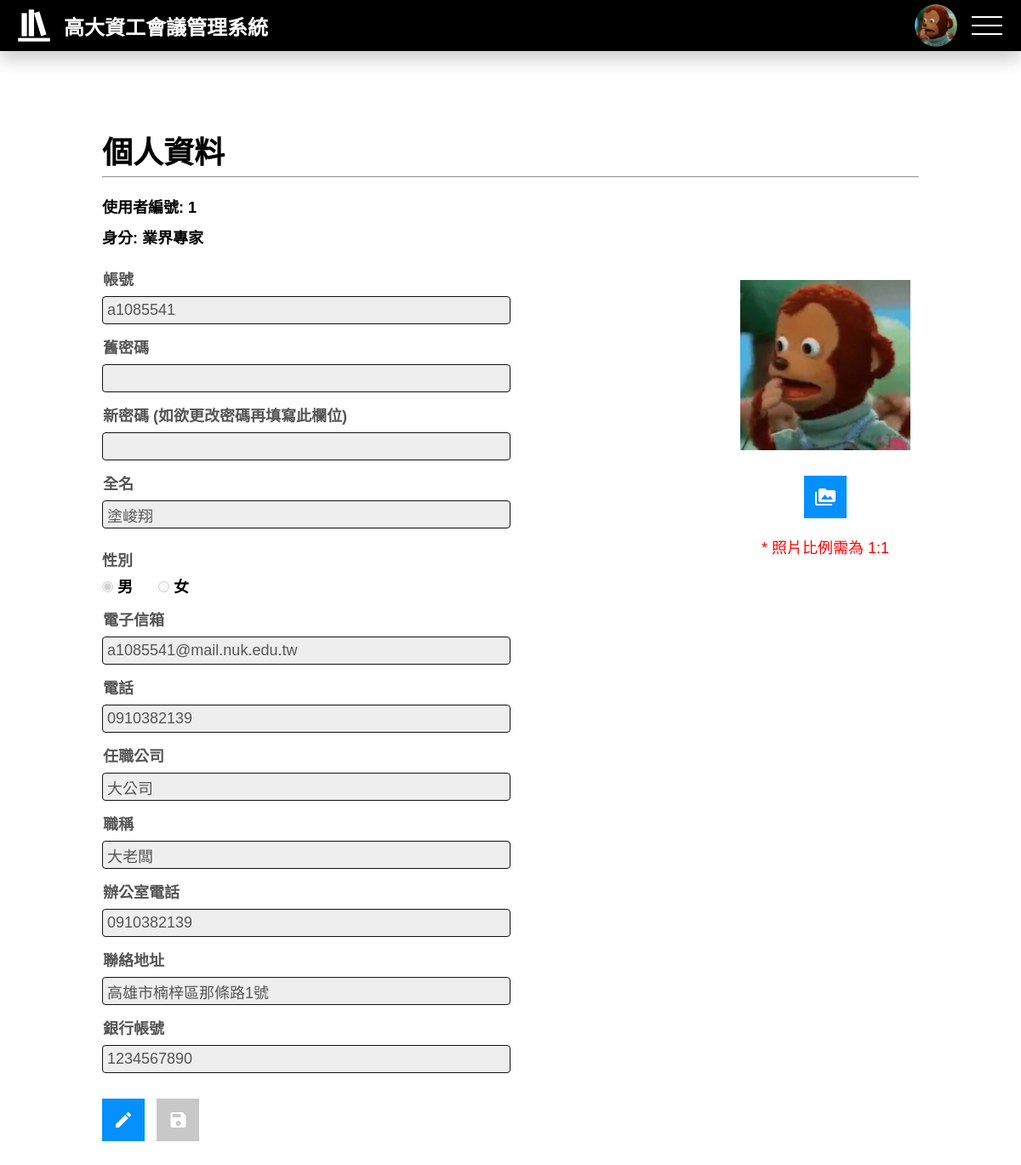
Screenshot of /profile.php (signed in) with the database file from the repository.
### components/profile.php (the view, shortened to what this page needs)
<?php
 $from_which_page = 1;
 ?>
<?php if (isset($result)) : ?>
  <?php $img = $result["頭貼"];
   $id = $result["使用者編號"]; ?>
  <div id="main_container">
    <div id="form_area">
      <form action="src/php/change_member_info.php?id=<?php echo $id ?>&page=<?php echo $from_which_page ?>" method="post">
        <div id="number">使用者編號: <?php echo $result["使用者編號"] ?></div>
        <div id="identity">身分: <?php echo $identity ?></div>
        <div class="input_area">
          <input class="input" id="account" name="account" type="text" value=<?php echo $result["帳號"] ?> required disabled>
          <span class="label">帳號</span>
        </div>
        <div class="input_area">
          <input class="input" id="old_password" name="oldPassword" type="password" required disabled>
          <span class="label">舊密碼</span>
        </div>
        <div class="input_area">
          <input class="input" id="new_password" name="newPassword" type="password" disabled>
          <span class="label">新密碼 (如欲更改密碼再填寫此欄位)</span>
        </div>
        <div class="input_area">
          <input class="input" id="name" name="name" type="text" value="<?php echo $result["姓名"] ?>" required disabled>
          <span class="label">全名</span>
        </div>
        <div class="radio_btn_area">
          <span class="label">性別</span>
          <div class="container">
            <?php if ($result["性別"] == "男") : ?>
              <div>
                <input class="input" id="gender_male" name="gender" type="radio" value="男" disabled checked="true">
                <span>男</span>
              </div>
              <div>
                <input class="input" id="gender_female" name="gender" type="radio" value="女" disabled>
                <span>女</span>
              </div>
            <?php endif; ?>
          </div>
        </div>
        <div class="input_area">
          <input class="input" id="email" name="email" type="email" value=<?php echo $result["Email"] ?> required disabled>
          <span class="label">電子信箱</span>
        </div>
        <div class="input_area">
          <input class="input" id="tel" name="phone" type="tel" value=<?php echo $result["個人電話"] ?> required disabled>
          <span class="label">電話</span>
        </div>
        <?php if ($identity == "業界專家") : ?>
          <?php
           $qry = "SELECT * FROM `業界專家` WHERE `使用者編號`= $id;";
           $select = $sql_qry->query($qry);
           $result = $select->fetch(PDO::FETCH_ASSOC);
           ?>
          <div class="input_area">
            <input class="input" id="expert_company" name="industryExpertCompanyInput" type="text" value=<?php echo $result["任職公司"] ?> required disabled>
            <span class="label">任職公司</span>
          </div>
          <div class="input_area">
            <input class="input" id="expert_title" name="industryExpertTitleInput" type="text" value=<?php echo $result["職稱"] ?> required disabled>
            <span class="label">職稱</span>
          </div>
          <div class="input_area">
            <input class="input" id="expert_tel" name="industryExpertTelInput" type="text" value=<?php echo $result["辦公室電話"] ?> required disabled>
            <span class="label">辦公室電話</span>
          </div>
          <div class="input_area">
            <input class="input" id="expert_addr" name="industryExpertAddrInput" type="text" value=<?php echo $result["聯絡地址"] ?> required disabled>
            <span class="label">聯絡地址</span>
          </div>
          <div class="input_area">
            <input class="input" id="expert_bank" name="industryExpertBankInput" type="text" value=<?php echo $result["銀行帳號"] ?> required disabled>
            <span class="label">銀行帳號</span>
          </div>
        <?php endif; ?>
        <div id="btn_area">
          <button class="btn" id="edit_btn" type="button">
            <span class="material-icons">edit</span>
          </button>
          <button class="btn" id="save_btn" type="submit" disabled>
            <span class="material-icons">save</span>
          </button>
        </div>
      </form>
    </div>
    <div id="photo_area">
      <img src=<?php echo $img; ?>>
      <button class="btn" href="#">
        <span class="material-icons">perm_media</span>
      </button>
      <span id="hint">* 照片比例需為 1:1</span>
    </div>
  </div>
<?php endif; ?>

### profile.php (shortened to what this page needs)
<!DOCTYPE html>
<html lang="zh-TW">
<head>
  <link rel="stylesheet" href="src/css/style.css">
  <link rel="stylesheet" href="src/css/profile.css">
</head>
<body>
  <?php
  include("components/navigation.php");
  ?>
  <h2 id="page_title">個人資料</h2>
  <hr id="page_hr">
  <?php
  include("src/php/sql_connect.inc.php");
  $id = $_SESSION["loginMember"]["使用者編號"];
  $qry = "SELECT * FROM `使用者` WHERE `使用者編號`= $id;";
  $select = $sql_qry->query($qry);
  $result = $select->fetch(PDO::FETCH_ASSOC);
  $identity = $result["身分"];
  ?>
  <?php
  include("components/profile.php");
  ?>
</body>
</html>

### components/navigation.php (shortened to what this page needs)
<nav>
  <div id="nav_start">
    <a href="/mms.csie.nuk.edu.tw/homepage.php">
      <img src="/mms.csie.nuk.edu.tw/src/images/logo-icon.png">
      <h1>高大資工會議管理系統</h1>
    </a>
  </div>
  <div id="nav_end">
    <img id="user_photo" src="/mms.csie.nuk.edu.tw/<?php echo $_SESSION["loginMember"]["頭貼"] ?>">
    <div class="menuToggle"></div>
  </div>
</nav>
<ul id="nav_menu">
  <li><a href="/mms.csie.nuk.edu.tw/profile.php">
      <span>My Profile</span>
    </a></li>
</ul>

### src/css/style.css (style rules this page uses)
* { margin: 0; padding: 0; -webkit-box-sizing: border-box; box-sizing: border-box; font-family: 'Noto Sans TC', sans-serif; }
nav { z-index: 101; width: 100%; height: 60px; padding: 0 15px; position: fixed; top: 0; left: 0; right: 0; background-color: #000; -webkit-box-shadow: 0 10px 20px rgba(0, 0, 0, 0.2); box-shadow: 0 10px 20px rgba(0, 0, 0, 0.2); display: -webkit-box; display: -ms-flexbox; display: flex; -webkit-box-pack: justify; -ms-flex-pack: justify; justify-content: space-between; -webkit-box-align: center; -ms-flex-align: center; align-items: center; }
nav #nav_start a { display: -webkit-box; display: -ms-flexbox; display: flex; -webkit-box-align: center; -ms-flex-align: center; align-items: center; text-decoration: none; }
nav #nav_start a h1 { padding: 10px; color: #fff; }
nav #nav_end { display: -webkit-box; display: -ms-flexbox; display: flex; -webkit-box-align: center; -ms-flex-align: center; align-items: center; }
nav #nav_end #user_photo { width: 50px; height: 50px; margin: 5px 10px; border-radius: 50%; }
nav #nav_end .menuToggle { width: 50px; height: 50px; margin: 5px 0; cursor: pointer; display: -webkit-box; display: -ms-flexbox; display: flex; -webkit-box-pack: center; -ms-flex-pack: center; justify-content: center; -webkit-box-align: center; -ms-flex-align: center; align-items: center; }
nav #nav_end .menuToggle::before { content: ''; width: 36px; height: 2px; position: absolute; background-color: #fff; -webkit-transform: translateY(-10px); transform: translateY(-10px); -webkit-box-shadow: 0 10px #fff; box-shadow: 0 10px #fff; -webkit-transition: 0.5s; transition: 0.5s; }
nav #nav_end .menuToggle::after { content: ''; width: 36px; height: 2px; position: absolute; background-color: #fff; -webkit-transform: translateY(10px); transform: translateY(10px); -webkit-transition: 0.5s; transition: 0.5s; }
#nav_menu { z-index: 100; width: 200px; height: 0px; padding: 15px 0; background-color: #fff; border: 1px solid rgba(0, 0, 0, 0.2); border-radius: 5px; position: fixed; top: 0; right: 0; display: -webkit-box; display: -ms-flexbox; display: flex; -webkit-box-orient: vertical; -webkit-box-direction: normal; -ms-flex-direction: column; flex-direction: column; -webkit-box-pack: justify; -ms-flex-pack: justify; justify-content: space-between; overflow: hidden; -webkit-transition: 0.5s; transition: 0.5s; }
#nav_menu li { list-style: none; }
#nav_menu li a { display: -webkit-box; display: -ms-flexbox; display: flex; -webkit-box-align: center; -ms-flex-align: center; align-items: center; padding: 10px 10px; font-size: 1em; text-decoration: none; color: #555; -webkit-transition: 0.25s; transition: 0.25s; }
#page_title { margin: 150px 10vw 5px; font-size: 36px; }
#page_hr { margin: 0 10vw 20px; }
.btn { width: 50px; height: 50px; margin: 10px 0; position: relative; background-color: #0690fd; color: #fff; font-size: 24px; border: 0px; text-decoration: none; display: inline-block; cursor: pointer; -webkit-transition: 0.5s; transition: 0.5s; }
.btn .material-icons { width: 50px; height: 50px; position: absolute; top: 0; left: 0; display: -webkit-box; display: -ms-flexbox; display: flex; -webkit-box-pack: center; -ms-flex-pack: center; justify-content: center; -webkit-box-align: center; -ms-flex-align: center; align-items: center; }
.btn:disabled { background-color: #c8c8c8; }

### rows the page displays
使用者: 使用者編號 "1", 身分 "業界專家", account "a1085541", name "塗峻翔", email "a1085541@mail.nuk.edu.tw", phone "0910382139", 頭貼 (picture)
業界專家: industryExpertCompanyInput "大公司", industryExpertTitleInput "大老闆", industryExpertTelInput "0910382139", industryExpertAddrInput "高雄市楠梓區那條路1號", industryExpertBankInput "1234567890"
